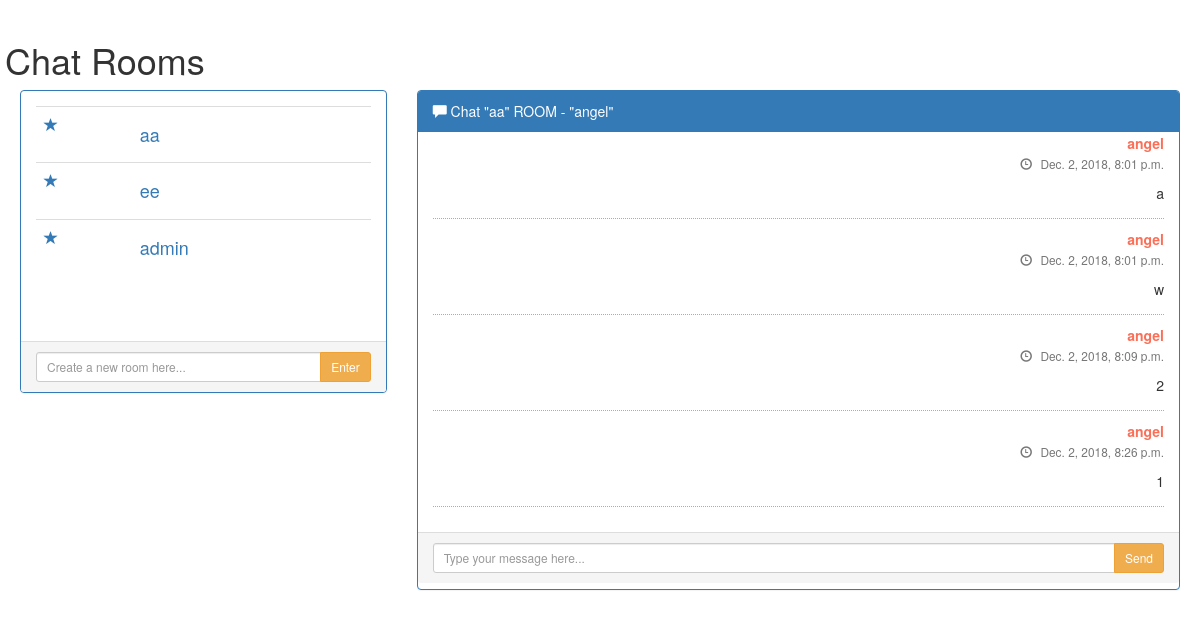
Page /jobsitychat/aa/ (signed in) on the committed database.
### chat/models.py (models this page shows, shortened)
class Room(models.Model):
    name = models.CharField(max_length=50)
    def __str__(self):
        return self.name

class Message(models.Model):
    author = models.ForeignKey(User, related_name='author_messages', on_delete=models.CASCADE, blank=True, null=True)
    content = models.TextField()
    timestamp = models.DateTimeField(auto_now_add=True)
    room = models.ForeignKey(Room, on_delete=models.CASCADE)
    is_bot = models.BooleanField(null=True, default=False)
    read = models.BooleanField(null=True, default=False)

### chat/views.py (the view)
# urls.py: re_path(r'^(?P<room_name>[^/]+)/$', room, name='room'),
@login_required
def room(request, room_name):
    room = Room.objects.filter(name=room_name)
    if not room:
        room = Room.objects.create(name=room_name)
    else:
        room = room[0]
    rooms = Room.objects.all()
    messages = Message.objects.filter(room=room, is_bot=False).order_by('-timestamp').all()[:50]
    return render(request, 'chat/room.html', {
        'room_name_json': mark_safe(json.dumps(room_name)),
        'username': mark_safe(json.dumps(request.user.username)),
        'rooms': rooms,
        'messages': messages[::-1],
        'user': request.user
    })

### chat/templates/chat/room.html (shortened to what this page needs)
{% load static %}
<!DOCTYPE html>
<html>
<head>
    <link rel="stylesheet" text = 'html/css' href="{% static 'css/chat.css' %}" />
</head>
<body>
<div class="container-my">
    <div class="row">
        <section class="content">
			<h1>Chat Rooms</h1>
			<div class="col-md-4 ">
				<div class="panel panel-primary">
					<div class="panel-body">
						<div class="table-container">
							<table class="table">
								<tbody>
                                    {% for room in rooms %}
									<tr data-status="pagado">
										<td>
											<a href="/jobsitychat/{{ room }}" class="star">
												<i class="glyphicon glyphicon-star"></i>
											</a>
										</td>
										<td>
											<div class="media">
												<a href="/jobsitychat/{{room}}" class="pull-left">
													<h4 class="title">
														{{ room }}
													</h4>
												</a>
											</div>
										</td>
									</tr>
                                    {% endfor %}
								</tbody>
							</table>
						</div>
					</div>
                    <div class="panel-footer">
                    <div class="input-group">
                        <input id="room-name-input" type="text" class="form-control input-sm" placeholder="Create a new room here..." />
                        <span class="input-group-btn">
                            <button class="btn btn-warning btn-sm" id="room-name-submit">
                                Enter</button>
                        </span>
                    </div>
                </div>
				</div>
			</div>
		</section>
        <div class="col-md-8">
            <div class="panel panel-primary" style="height: 500px;">
                <div class="panel-heading">
                    <span class="glyphicon glyphicon-comment"></span> Chat  {{ room_name_json }}  ROOM - {{ username }}
                </div>
            <div class="panel-collapse" id="collapseOne" >
                <div class="panel-body" style="height: 400px;">
                    <ul class="chat">
                        {% for message in messages %}
                            {% if message.author == user %}
                            <li class="">
                            <div class="" align="right">
                                <div class="header">
                                    <font color="#FA6F57"><strong>{{ message.author.username }}</strong></font>
                                </div>
                                <p>
                                    <small class="text-muted">
                                        <span class="glyphicon glyphicon-time"></span>
                                        {{ message.timestamp }}
                                    </small>
                                </p>
                                <p>
                                    {{ message.content }}
                                </p>
                            </div>
                        </li>
                        {% endif %}
                        {% endfor %}
                    </ul>
                </div>
                <div class="panel-footer">
                    <div class="input-group">
                        <input id="chat-message-input" type="text" class="form-control input-sm" placeholder="Type your message here..." />
                        <span class="input-group-btn">
                            <button class="btn btn-warning btn-sm" id="chat-message-submit">
                                Send</button>
                        </span>
                    </div>
                </div>
            </div>
            </div>
        </div>
    </div>
</div>
</body>
<link href="https://netdna.bootstrapcdn.com/bootstrap/3.2.0/css/bootstrap.min.css" rel="stylesheet" id="bootstrap-css">
</html>

### static/css/chat.css (style rules this page uses)
.container-my { padding: 20px; align: center; }
.chat { list-style: none; margin: 0; padding: 0; }
.chat li { margin-bottom: 10px; padding-bottom: 5px; border-bottom: 1px dotted #B3A9A9; }
.panel .slidedown .glyphicon, .chat .glyphicon { margin-right: 5px; }
.panel-body { overflow-y: scroll; height: 250px; }

### rows in the picture
Room: name "aa"
Room: name "ee"
Room: name "admin"
Message: author.username "angel", timestamp "Dec. 2, 2018, 8:01 p.m.", content "a"
Message: author.username "angel", timestamp "Dec. 2, 2018, 8:01 p.m.", content "w"
Message: author.username "angel", timestamp "Dec. 2, 2018, 8:09 p.m.", content "2"
Message: author.username "angel", timestamp "Dec. 2, 2018, 8:26 p.m.", content "1"

### other values in the picture
{{ room_name_json }} "\"aa\""
{{ username }} "\"angel\""
